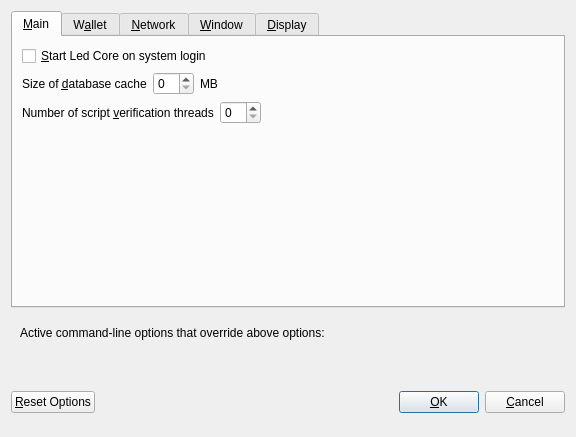
<?xml version="1.0" encoding="UTF-8"?>
<ui version="4.0">
 <class>OptionsDialog</class>
 <widget class="QDialog" name="OptionsDialog">
  <property name="geometry">
   <rect>
    <x>0</x>
    <y>0</y>
    <width>576</width>
    <height>402</height>
   </rect>
  </property>
  <property name="windowTitle">
   <string>Options</string>
  </property>
  <property name="modal">
   <bool>true</bool>
  </property>
  <layout class="QVBoxLayout" name="verticalLayout">
   <item>
    <widget class="QTabWidget" name="tabWidget">
     <property name="currentIndex">
      <number>0</number>
     </property>
     <widget class="QWidget" name="tabMain">
      <attribute name="title">
       <string>&amp;Main</string>
      </attribute>
      <layout class="QVBoxLayout" name="verticalLayout_Main">
       <item>
        <widget class="QCheckBox" name="bitcoinAtStartup">
         <property name="toolTip">
          <string>Automatically start Led Core after logging in to the system.</string>
         </property>
         <property name="text">
          <string>&amp;Start Led Core on system login</string>
         </property>
        </widget>
       </item>
       <item>
        <layout class="QHBoxLayout" name="horizontalLayout_2_Main">
         <item>
          <widget class="QLabel" name="databaseCacheLabel">
           <property name="text">
            <string>Size of &amp;database cache</string>
           </property>
           <property name="textFormat">
            <enum>Qt::PlainText</enum>
           </property>
           <property name="buddy">
            <cstring>databaseCache</cstring>
           </property>
          </widget>
         </item>
         <item>
          <widget class="QSpinBox" name="databaseCache"/>
         </item>
         <item>
          <widget class="QLabel" name="databaseCacheUnitLabel">
           <property name="text">
            <string>MB</string>
           </property>
           <property name="textFormat">
            <enum>Qt::PlainText</enum>
           </property>
          </widget>
         </item>
         <item>
          <spacer name="horizontalSpacer_2_Main">
           <property name="orientation">
            <enum>Qt::Horizontal</enum>
           </property>
           <property name="sizeHint" stdset="0">
            <size>
             <width>40</width>
             <height>20</height>
            </size>
           </property>
          </spacer>
         </item>
        </layout>
       </item>
       <item>
        <layout class="QHBoxLayout" name="horizontalLayout_3_Main">
         <item>
          <widget class="QLabel" name="threadsScriptVerifLabel">
           <property name="text">
            <string>Number of script &amp;verification threads</string>
           </property>
           <property name="textFormat">
            <enum>Qt::PlainText</enum>
           </property>
           <property name="buddy">
            <cstring>threadsScriptVerif</cstring>
           </property>
          </widget>
         </item>
         <item>
          <widget class="QSpinBox" name="threadsScriptVerif">
           <property name="toolTip">
            <string>(0 = auto, &lt;0 = leave that many cores free)</string>
           </property>
          </widget>
         </item>
         <item>
          <spacer name="horizontalSpacer_3_Main">
           <property name="orientation">
            <enum>Qt::Horizontal</enum>
           </property>
           <property name="sizeHint" stdset="0">
            <size>
             <width>40</width>
             <height>20</height>
            </size>
           </property>
          </spacer>
         </item>
        </layout>
       </item>
       <item>
        <spacer name="verticalSpacer_Main">
         <property name="orientation">
          <enum>Qt::Vertical</enum>
         </property>
         <property name="sizeHint" stdset="0">
          <size>
           <width>20</width>
           <height>40</height>
          </size>
         </property>
        </spacer>
       </item>
      </layout>
     </widget>
     <widget class="QWidget" name="tabWallet">
      <attribute name="title">
       <string>W&amp;allet</string>
      </attribute>
      <layout class="QVBoxLayout" name="verticalLayout_Wallet">
       <item>
        <widget class="QGroupBox" name="groupBox">
         <property name="title">
          <string>Expert</string>
         </property>
         <layout class="QVBoxLayout" name="verticalLayout_2">
          <item>
           <widget class="QCheckBox" name="coinControlFeatures">
            <property name="toolTip">
             <string>Whether to show coin control features or not.</string>
            </property>
            <property name="text">
             <string>Enable coin &amp;control features</string>
            </property>
           </widget>
          </item>
          <item>
           <widget class="QCheckBox" name="showMasternodesTab">
            <property name="toolTip">
             <string>Show additional tab listing all your masternodes in first sub-tab&lt;br/&gt;and all masternodes on the network in second sub-tab.</string>
            </property>
            <property name="text">
             <string>Show Masternodes Tab</string>
            </property>
           </widget>
          </item>
          <item>
           <widget class="QCheckBox" name="showAdvancedPSUI">
            <property name="toolTip">
             <string>Show additional information and buttons for PrivateSend on overview screen.</string>
            </property>
            <property name="text">
             <string>Enable advanced PrivateSend interface</string>
            </property>
           </widget>
          </item>
          <item>
           <widget class="QCheckBox" name="lowKeysWarning">
            <property name="toolTip">
             <string>Show warning dialog when PrivateSend detects that wallet has very low number of keys left.</string>
            </property>
            <property name="text">
             <string>Warn if PrivateSend is running out of keys</string>
            </property>
           </widget>
          </item>
          <item>
           <widget class="QCheckBox" name="privateSendMultiSession">
            <property name="toolTip">
             <string>Whether to use experimental PrivateSend mode with multiple mixing sessions per block.&lt;br/&gt;Note: You must use this feature carefully.&lt;br/&gt;Make sure you always have recent wallet (auto)backup in a safe place!</string>
            </property>
            <property name="text">
             <string>Enable PrivateSend &amp;multi-session</string>
            </property>
           </widget>
          </item>
          <item>
           <widget class="QCheckBox" name="spendZeroConfChange">
            <property name="toolTip">
             <string>If you disable the spending of unconfirmed change, the change from a transaction&lt;br/&gt;cannot be used until that transaction has at least one confirmation.&lt;br/&gt;This also affects how your balance is computed.</string>
            </property>
            <property name="text">
             <string>&amp;Spend unconfirmed change</string>
            </property>
           </widget>
          </item>
         </layout>
        </widget>
       </item>
       <item>
        <layout class="QHBoxLayout" name="horizontalLayout_4_Wallet">
         <item>
          <widget class="QLabel" name="label">
           <property name="toolTip">
            <string>This setting determines the amount of individual masternodes that an input will be anonymized through.&lt;br/&gt;More rounds of anonymization gives a higher degree of privacy, but also costs more in fees.</string>
           </property>
           <property name="text">
            <string>PrivateSend rounds to use</string>
           </property>
          </widget>
         </item>
         <item>
          <widget class="QSpinBox" name="privateSendRounds">
           <property name="minimum">
            <number>2</number>
           </property>
           <property name="maximum">
            <number>8</number>
           </property>
           <property name="value">
            <number>4</number>
           </property>
          </widget>
         </item>
        </layout>
       </item>
       <item>
        <layout class="QHBoxLayout" name="horizontalLayout">
         <item>
          <widget class="QLabel" name="label_2">
           <property name="toolTip">
            <string>This amount acts as a threshold to turn off PrivateSend once it's reached.</string>
           </property>
           <property name="statusTip">
            <string notr="true"/>
           </property>
           <property name="whatsThis">
            <string notr="true"/>
           </property>
           <property name="accessibleName">
            <string notr="true"/>
           </property>
           <property name="accessibleDescription">
            <string notr="true"/>
           </property>
           <property name="text">
            <string>Amount of Led to keep anonymized</string>
           </property>
          </widget>
         </item>
         <item>
          <widget class="QSpinBox" name="privateSendAmount">
           <property name="minimum">
            <number>2</number>
           </property>
           <property name="maximum">
            <number>2000</number>
           </property>
           <property name="singleStep">
            <number>10</number>
           </property>
           <property name="value">
            <number>1000</number>
           </property>
          </widget>
         </item>
        </layout>
       </item>
       <item>
        <spacer name="verticalSpacer_Wallet">
         <property name="orientation">
          <enum>Qt::Vertical</enum>
         </property>
         <property name="sizeHint" stdset="0">
          <size>
           <width>20</width>
           <height>40</height>
          </size>
         </property>
        </spacer>
       </item>
      </layout>
     </widget>
     <widget class="QWidget" name="tabNetwork">
      <attribute name="title">
       <string>&amp;Network</string>
      </attribute>
      <layout class="QVBoxLayout" name="verticalLayout_Network">
       <item>
        <widget class="QCheckBox" name="mapPortUpnp">
         <property name="toolTip">
          <string>Automatically open the Led Core client port on the router. This only works when your router supports UPnP and it is enabled.</string>
         </property>
         <property name="text">
          <string>Map port using &amp;UPnP</string>
         </property>
        </widget>
       </item>
       <item>
        <widget class="QCheckBox" name="allowIncoming">
         <property name="toolTip">
          <string>Accept connections from outside</string>
         </property>
         <property name="text">
          <string>Allow incoming connections</string>
         </property>
        </widget>
       </item>
       <item>
        <widget class="QCheckBox" name="connectSocks">
         <property name="toolTip">
          <string>Connect to the Led network through a SOCKS5 proxy.</string>
         </property>
         <property name="text">
          <string>&amp;Connect through SOCKS5 proxy (default proxy):</string>
         </property>
        </widget>
       </item>
       <item>
        <layout class="QHBoxLayout" name="horizontalLayout_1_Network">
         <item>
          <widget class="QLabel" name="proxyIpLabel">
           <property name="text">
            <string>Proxy &amp;IP:</string>
           </property>
           <property name="textFormat">
            <enum>Qt::PlainText</enum>
           </property>
           <property name="buddy">
            <cstring>proxyIp</cstring>
           </property>
          </widget>
         </item>
         <item>
          <widget class="QValidatedLineEdit" name="proxyIp">
           <property name="minimumSize">
            <size>
             <width>140</width>
             <height>0</height>
            </size>
           </property>
           <property name="maximumSize">
            <size>
             <width>140</width>
             <height>16777215</height>
            </size>
           </property>
           <property name="toolTip">
            <string>IP address of the proxy (e.g. IPv4: 127.0.0.1 / IPv6: ::1)</string>
           </property>
          </widget>
         </item>
         <item>
          <widget class="QLabel" name="proxyPortLabel">
           <property name="text">
            <string>&amp;Port:</string>
           </property>
           <property name="textFormat">
            <enum>Qt::PlainText</enum>
           </property>
           <property name="buddy">
            <cstring>proxyPort</cstring>
           </property>
          </widget>
         </item>
         <item>
          <widget class="QLineEdit" name="proxyPort">
           <property name="minimumSize">
            <size>
             <width>55</width>
             <height>0</height>
            </size>
           </property>
           <property name="maximumSize">
            <size>
             <width>55</width>
             <height>16777215</height>
            </size>
           </property>
           <property name="toolTip">
            <string>Port of the proxy (e.g. 9050)</string>
           </property>
          </widget>
         </item>
         <item>
          <spacer name="horizontalSpacer_1_Network">
           <property name="orientation">
            <enum>Qt::Horizontal</enum>
           </property>
           <property name="sizeHint" stdset="0">
            <size>
             <width>40</width>
             <height>20</height>
            </size>
           </property>
          </spacer>
         </item>
        </layout>
       </item>
       <item>
        <layout class="QHBoxLayout" name="horizontalLayout_2_Network">
         <item>
          <widget class="QLabel" name="proxyActiveNets">
           <property name="text">
            <string>Used for reaching peers via:</string>
           </property>
           <property name="textFormat">
            <enum>Qt::PlainText</enum>
           </property>
          </widget>
         </item>
         <item>
          <widget class="QCheckBox" name="proxyReachIPv4">
           <property name="enabled">
            <bool>false</bool>
           </property>
           <property name="toolTip">
            <string>Shows, if the supplied default SOCKS5 proxy is used to reach peers via this network type.</string>
           </property>
           <property name="text">
            <string/>
           </property>
          </widget>
         </item>
         <item>
          <widget class="QLabel" name="proxyReachIPv4Label">
           <property name="text">
            <string>IPv4</string>
           </property>
           <property name="textFormat">
            <enum>Qt::PlainText</enum>
           </property>
          </widget>
         </item>
         <item>
          <widget class="QCheckBox" name="proxyReachIPv6">
           <property name="enabled">
            <bool>false</bool>
           </property>
           <property name="toolTip">
            <string>Shows, if the supplied default SOCKS5 proxy is used to reach peers via this network type.</string>
           </property>
           <property name="text">
            <string/>
           </property>
          </widget>
         </item>
         <item>
          <widget class="QLabel" name="proxyReachIPv6Label">
           <property name="text">
            <string>IPv6</string>
           </property>
           <property name="textFormat">
            <enum>Qt::PlainText</enum>
           </property>
          </widget>
         </item>
         <item>
          <widget class="QCheckBox" name="proxyReachTor">
           <property name="enabled">
            <bool>false</bool>
           </property>
           <property name="toolTip">
            <string>Shows, if the supplied default SOCKS5 proxy is used to reach peers via this network type.</string>
           </property>
           <property name="text">
            <string/>
           </property>
          </widget>
         </item>
         <item>
          <widget class="QLabel" name="proxyReachTorLabel">
           <property name="text">
            <string>Tor</string>
           </property>
           <property name="textFormat">
            <enum>Qt::PlainText</enum>
           </property>
          </widget>
         </item>
         <item>
          <spacer name="horizontalSpacer_2_Network">
           <property name="orientation">
            <enum>Qt::Horizontal</enum>
           </property>
           <property name="sizeHint" stdset="0">
            <size>
             <width>40</width>
             <height>20</height>
            </size>
           </property>
          </spacer>
         </item>
        </layout>
       </item>
       <item>
        <widget class="QCheckBox" name="connectSocksTor">
         <property name="toolTip">
          <string>Connect to the Led network through a separate SOCKS5 proxy for Tor hidden services.</string>
         </property>
         <property name="text">
          <string>Use separate SOCKS5 proxy to reach peers via Tor hidden services:</string>
         </property>
        </widget>
       </item>
       <item>
        <layout class="QHBoxLayout" name="horizontalLayout_3_Network">
         <item>
          <widget class="QLabel" name="proxyIpTorLabel">
           <property name="text">
            <string>Proxy &amp;IP:</string>
           </property>
           <property name="textFormat">
            <enum>Qt::PlainText</enum>
           </property>
           <property name="buddy">
            <cstring>proxyIpTor</cstring>
           </property>
          </widget>
         </item>
         <item>
          <widget class="QValidatedLineEdit" name="proxyIpTor">
           <property name="minimumSize">
            <size>
             <width>140</width>
             <height>0</height>
            </size>
           </property>
           <property name="maximumSize">
            <size>
             <width>140</width>
             <height>16777215</height>
            </size>
           </property>
           <property name="toolTip">
            <string>IP address of the proxy (e.g. IPv4: 127.0.0.1 / IPv6: ::1)</string>
           </property>
          </widget>
         </item>
         <item>
          <widget class="QLabel" name="proxyPortTorLabel">
           <property name="text">
            <string>&amp;Port:</string>
           </property>
           <property name="textFormat">
            <enum>Qt::PlainText</enum>
           </property>
           <property name="buddy">
            <cstring>proxyPortTor</cstring>
           </property>
          </widget>
         </item>
         <item>
          <widget class="QLineEdit" name="proxyPortTor">
           <property name="minimumSize">
            <size>
             <width>55</width>
             <height>0</height>
            </size>
           </property>
           <property name="maximumSize">
            <size>
             <width>55</width>
             <height>16777215</height>
            </size>
           </property>
           <property name="toolTip">
            <string>Port of the proxy (e.g. 9050)</string>
           </property>
          </widget>
         </item>
         <item>
          <spacer name="horizontalSpacer_4_Network">
           <property name="orientation">
            <enum>Qt::Horizontal</enum>
           </property>
           <property name="sizeHint" stdset="0">
            <size>
             <width>40</width>
             <height>20</height>
            </size>
           </property>
          </spacer>
         </item>
        </layout>
       </item>
       <item>
        <spacer name="verticalSpacer_Network">
         <property name="orientation">
          <enum>Qt::Vertical</enum>
         </property>
         <property name="sizeHint" stdset="0">
          <size>
           <width>20</width>
           <height>40</height>
          </size>
         </property>
        </spacer>
       </item>
      </layout>
     </widget>
     <widget class="QWidget" name="tabWindow">
      <attribute name="title">
       <string>&amp;Window</string>
      </attribute>
      <layout class="QVBoxLayout" name="verticalLayout_Window">
       <item>
        <widget class="QCheckBox" name="hideTrayIcon">
         <property name="toolTip">
          <string>&amp;Hide the icon from the system tray.</string>
         </property>
         <property name="text">
          <string>Hide tray icon</string>
         </property>
        </widget>
       </item>
       <item>
        <widget class="QCheckBox" name="minimizeToTray">
         <property name="toolTip">
          <string>Show only a tray icon after minimizing the window.</string>
         </property>
         <property name="text">
          <string>&amp;Minimize to the tray instead of the taskbar</string>
         </property>
        </widget>
       </item>
       <item>
        <widget class="QCheckBox" name="minimizeOnClose">
         <property name="toolTip">
          <string>Minimize instead of exit the application when the window is closed. When this option is enabled, the application will be closed only after selecting Exit in the menu.</string>
         </property>
         <property name="text">
          <string>M&amp;inimize on close</string>
         </property>
        </widget>
       </item>
       <item>
        <spacer name="verticalSpacer_Window">
         <property name="orientation">
          <enum>Qt::Vertical</enum>
         </property>
         <property name="sizeHint" stdset="0">
          <size>
           <width>20</width>
           <height>40</height>
          </size>
         </property>
        </spacer>
       </item>
      </layout>
     </widget>
     <widget class="QWidget" name="tabDisplay">
      <attribute name="title">
       <string>&amp;Display</string>
      </attribute>
      <layout class="QVBoxLayout" name="verticalLayout_Display">
       <item>
        <layout class="QHBoxLayout" name="horizontalLayout_1_Display">
         <item>
          <widget class="QLabel" name="langLabel">
           <property name="text">
            <string>User Interface &amp;language:</string>
           </property>
           <property name="textFormat">
            <enum>Qt::PlainText</enum>
           </property>
           <property name="buddy">
            <cstring>lang</cstring>
           </property>
          </widget>
         </item>
         <item>
          <widget class="QValueComboBox" name="lang">
           <property name="toolTip">
            <string>The user interface language can be set here. This setting will take effect after restarting Led Core.</string>
           </property>
          </widget>
         </item>
        </layout>
       </item>
       <item>
        <widget class="QLabel" name="label_3">
         <property name="toolTip">
          <string notr="true"/>
         </property>
         <property name="statusTip">
          <string notr="true"/>
         </property>
         <property name="whatsThis">
          <string notr="true"/>
         </property>
         <property name="accessibleName">
          <string notr="true"/>
         </property>
         <property name="text">
          <string>Language missing or translation incomplete? Help contributing translations here:
https://www.transifex.com/projects/p/led/</string>
         </property>
         <property name="wordWrap">
          <bool>true</bool>
         </property>
         <property name="openExternalLinks">
          <bool>true</bool>
         </property>
         <property name="textInteractionFlags">
          <set>Qt::TextBrowserInteraction</set>
         </property>
        </widget>
       </item>
       <item>
        <layout class="QHBoxLayout" name="horizontalLayout_4_Display" stretch="0,0">
         <item>
          <widget class="QLabel" name="themeLabel">
           <property name="text">
            <string>User Interface Theme:</string>
           </property>
          </widget>
         </item>
         <item>
          <widget class="QValueComboBox" name="theme"/>
         </item>
        </layout>
       </item>
       <item>
        <widget class="Line" name="line">
         <property name="orientation">
          <enum>Qt::Horizontal</enum>
         </property>
        </widget>
       </item>
       <item>
        <layout class="QHBoxLayout" name="horizontalLayout_2_Display">
         <item>
          <widget class="QLabel" name="unitLabel">
           <property name="text">
            <string>&amp;Unit to show amounts in:</string>
           </property>
           <property name="textFormat">
            <enum>Qt::PlainText</enum>
           </property>
           <property name="buddy">
            <cstring>unit</cstring>
           </property>
          </widget>
         </item>
         <item>
          <widget class="QValueComboBox" name="unit">
           <property name="toolTip">
            <string>Choose the default subdivision unit to show in the interface and when sending coins.</string>
           </property>
          </widget>
         </item>
        </layout>
       </item>
       <item>
        <layout class="QHBoxLayout" name="horizontalLayout_5_Display">
         <item>
          <widget class="QLabel" name="digitsLabel">
           <property name="text">
            <string>Decimal digits</string>
           </property>
          </widget>
         </item>
         <item>
          <widget class="QValueComboBox" name="digits"/>
         </item>
        </layout>
       </item>
       <item>
        <layout class="QHBoxLayout" name="horizontalLayout_3_Display">
         <item>
          <widget class="QLabel" name="thirdPartyTxUrlsLabel">
           <property name="toolTip">
            <string>Third party URLs (e.g. a block explorer) that appear in the transactions tab as context menu items.&lt;br/&gt;%s in the URL is replaced by transaction hash. Multiple URLs are separated by vertical bar |.</string>
           </property>
           <property name="text">
            <string>Third party transaction URLs</string>
           </property>
           <property name="buddy">
            <cstring>thirdPartyTxUrls</cstring>
           </property>
          </widget>
         </item>
         <item>
          <widget class="QLineEdit" name="thirdPartyTxUrls">
           <property name="toolTip">
            <string>Third party URLs (e.g. a block explorer) that appear in the transactions tab as context menu items.&lt;br/&gt;%s in the URL is replaced by transaction hash. Multiple URLs are separated by vertical bar |.</string>
           </property>
          </widget>
         </item>
        </layout>
       </item>
       <item>
        <spacer name="verticalSpacer">
         <property name="orientation">
          <enum>Qt::Vertical</enum>
         </property>
         <property name="sizeHint" stdset="0">
          <size>
           <width>20</width>
           <height>40</height>
          </size>
         </property>
        </spacer>
       </item>
      </layout>
     </widget>
    </widget>
   </item>
   <item>
    <widget class="QFrame" name="frame">
     <layout class="QVBoxLayout" name="verticalLayout_Bottom">
      <item>
       <layout class="QHBoxLayout" name="horizontalLayout_Bottom">
        <item>
         <widget class="QLabel" name="overriddenByCommandLineInfoLabel">
          <property name="text">
           <string>Active command-line options that override above options:</string>
          </property>
          <property name="textFormat">
           <enum>Qt::PlainText</enum>
          </property>
         </widget>
        </item>
        <item>
         <spacer name="horizontalSpacer_Bottom">
          <property name="orientation">
           <enum>Qt::Horizontal</enum>
          </property>
          <property name="sizeHint" stdset="0">
           <size>
            <width>40</width>
            <height>20</height>
           </size>
          </property>
         </spacer>
        </item>
       </layout>
      </item>
      <item>
       <widget class="QLabel" name="overriddenByCommandLineLabel">
        <property name="text">
         <string/>
        </property>
        <property name="textFormat">
         <enum>Qt::PlainText</enum>
        </property>
        <property name="wordWrap">
         <bool>true</bool>
        </property>
       </widget>
      </item>
     </layout>
    </widget>
   </item>
   <item>
    <layout class="QHBoxLayout" name="horizontalLayout_Buttons">
     <item>
      <widget class="QPushButton" name="resetButton">
       <property name="toolTip">
        <string>Reset all client options to default.</string>
       </property>
       <property name="text">
        <string>&amp;Reset Options</string>
       </property>
       <property name="autoDefault">
        <bool>false</bool>
       </property>
      </widget>
     </item>
     <item>
      <spacer name="horizontalSpacer_1">
       <property name="orientation">
        <enum>Qt::Horizontal</enum>
       </property>
       <property name="sizeHint" stdset="0">
        <size>
         <width>40</width>
         <height>48</height>
        </size>
       </property>
      </spacer>
     </item>
     <item>
      <widget class="QLabel" name="statusLabel">
       <property name="minimumSize">
        <size>
         <width>200</width>
         <height>0</height>
        </size>
       </property>
       <property name="font">
        <font>
         <weight>75</weight>
         <bold>true</bold>
        </font>
       </property>
       <property name="text">
        <string/>
       </property>
       <property name="textFormat">
        <enum>Qt::PlainText</enum>
       </property>
       <property name="wordWrap">
        <bool>true</bool>
       </property>
      </widget>
     </item>
     <item>
      <spacer name="horizontalSpacer_2">
       <property name="orientation">
        <enum>Qt::Horizontal</enum>
       </property>
       <property name="sizeHint" stdset="0">
        <size>
         <width>40</width>
         <height>48</height>
        </size>
       </property>
      </spacer>
     </item>
     <item>
      <widget class="QPushButton" name="okButton">
       <property name="text">
        <string>&amp;OK</string>
       </property>
       <property name="autoDefault">
        <bool>false</bool>
       </property>
       <property name="default">
        <bool>true</bool>
       </property>
      </widget>
     </item>
     <item>
      <widget class="QPushButton" name="cancelButton">
       <property name="text">
        <string>&amp;Cancel</string>
       </property>
       <property name="autoDefault">
        <bool>false</bool>
       </property>
      </widget>
     </item>
    </layout>
   </item>
  </layout>
 </widget>
 <customwidgets>
  <customwidget>
   <class>QValidatedLineEdit</class>
   <extends>QLineEdit</extends>
   <header>qvalidatedlineedit.h</header>
  </customwidget>
  <customwidget>
   <class>QValueComboBox</class>
   <extends>QComboBox</extends>
   <header>qvaluecombobox.h</header>
  </customwidget>
 </customwidgets>
 <resources/>
 <connections/>
</ui>
